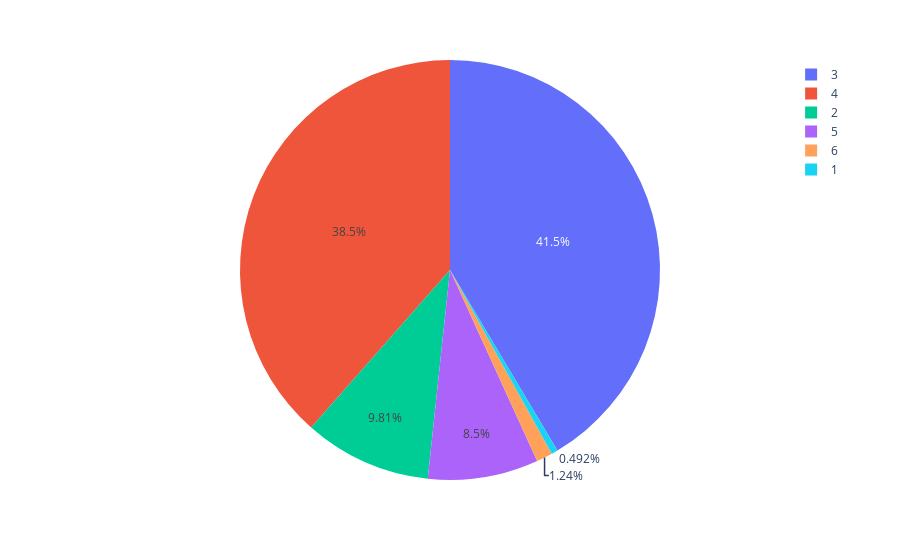

Notebook source saved alongside this figure:
### Code cell
import warnings
bedrooms=df['bedrooms'].value_counts()
bedrooms
import plotly.express as px
fig = px.pie(df, values='price', names='bedrooms')
fig.show()

### Figure 1 — Plotly figure (JSON) as saved in the notebook; plotly's stock layout.template omitted (floating-point values rounded to 4 significant figures; data arrays with more than 128 entries replaced by an {"elided": "..."} marker saying what was removed)
{"data": [{"domain": {"x": [0, 1], "y": [0, 1]}, "hovertemplate": "bedrooms=%{label}<br>price=%{value}<extra></extra>", "labels": {"elided": "4244 int values"}, "legendgroup": "", "name": "", "showlegend": true, "type": "pie", "values": {"elided": "4244 float values"}}], "layout": {"legend": {"tracegroupgap": 0}, "margin": {"t": 60}}}
